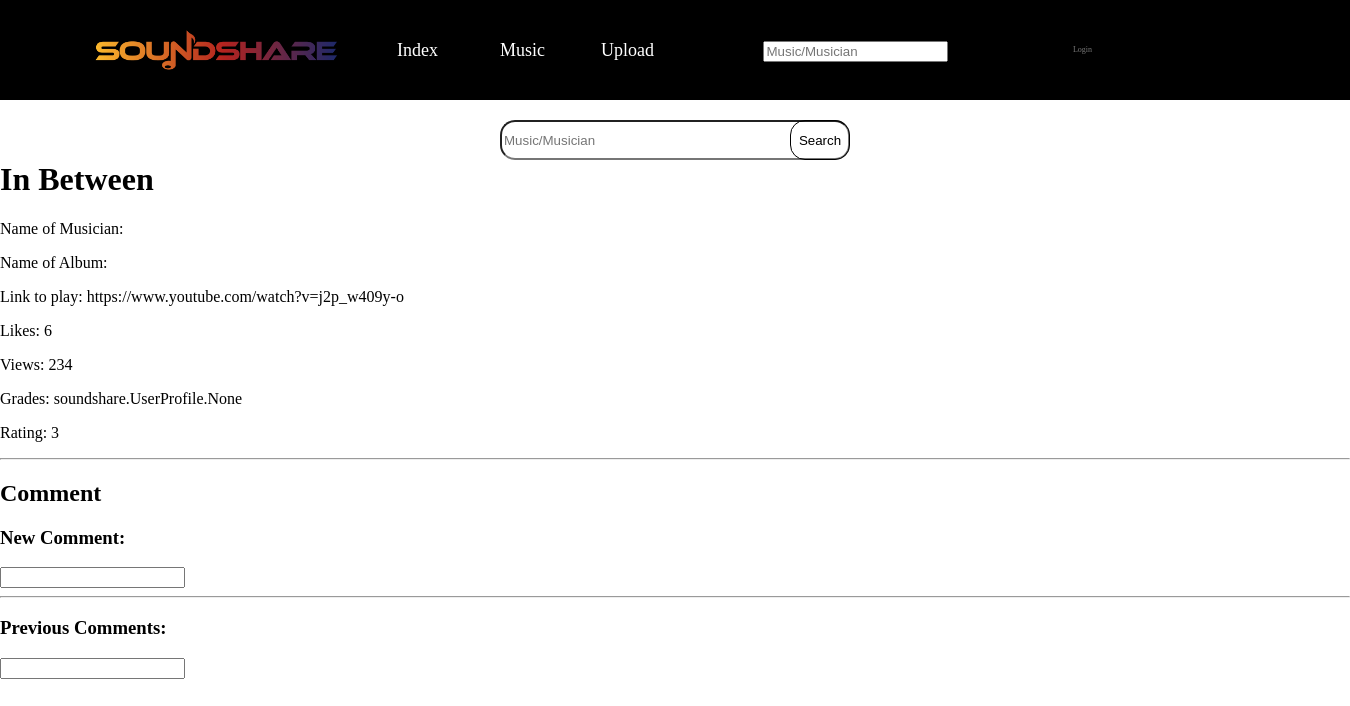
The app's page /soundshare/music/In Between/ with its own data.
### soundshare/models.py (models this page shows, shortened)
class Song(models.Model):
    title = models.CharField(max_length=64, unique=True)
    views = models.IntegerField(default=0)
    likes = models.IntegerField(default=0)
    creator = models.ManyToManyField(UserProfile)
    average_rating = models.IntegerField(default=0)
    album_title = models.CharField(max_length=64)
    link = models.URLField(unique=True)

### soundshare/views.py (the view)
# urls.py: path('music/<str:music_title>/', views.music, name='music'),
def music(request, music_title):
    context_dict = {}
    try:
        music_info = Song.objects.get(title=music_title)
        context_dict = {'music_info': music_info}
        return render(request, 'soundshare/music.html', context=context_dict)
    except Song.DoesNotExist:
        print("The song is not exist!")
        return render(request, 'soundshare/music.html', context=context_dict)

### templates/soundshare/music.html (shortened to what this page needs)
{% extends 'soundshare/base.html' %}
{% load staticfiles %}
{% block body_block %}
	<div id="background-music">
		<div id="sear1">
			<form method="post" id="form2"><input type="search" placeholder="Music/Musician" id="sear">
				<button id="but2">Search</button>
			</form>
		</div>
		<div id="music_info">
			{% if music_info %}
			<h1> {{ music_info.title }} </h1>
			<div id="detail_info">
				<p> Name of Musician: {{ music_info. }}</p>
				<p> Name of Album: {{ music_info.album_title }}</p>
				<p> Link to play: {{ music_info.link }} </p>
				<p> Likes: {{ music_info.likes }} </p>
				<p> Views: {{ music_info.views }} </p>
				<p> Grades: {{ music_info.creator }} </p>
				<p> Rating: {{ music_info.average_rating }} </p>
			</div>
			<hr />
			<h2> Comment </h2>
			<div id="comment">
				<div id="new_comment">
					<h3>New Comment: </h3> <input />
				</div>
				<hr />
				<div id="previous_comments">
					<h3>Previous Comments: </h3> <input />
				</div>
			</div>
			{% endif %}
		</div>
	</div>
{% endblock %}

### static/css/style.css (style rules this page uses)
body { width: 100%; height: 100%; border: 0; margin: 0 auto; padding: 0; }
div { display: block; }
button { background-color: Transparent; background-repeat:no-repeat; border: none; cursor:pointer; overflow: hidden; outline:none; }
#sear1 { margin: 0 auto; text-align:center; position: relative; vertical-align:middle; height: 40px; width: 350px; }
#sear { height: 40px; border-radius: 15px; width: 350px; }
#form2 { position: relative; height: 40px; border-radius: 15px; width: 350px; top: 20px; }
#but2 { position: relative; border: 1px solid black; border-radius: 15px; height: 40px; width: 17%; top: -40px; right: -145px; }

### records on screen
Song: title "In Between", link "https://www.youtube.com/watch?v=j2p_w409y-o", likes "6", views "234", creator "soundshare.UserProfile.None", average_rating "3"
